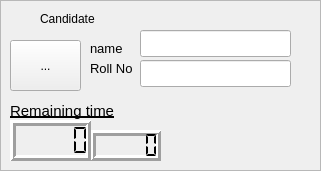
   <widget class="QFrame" name="frame_5">
    <property name="geometry">
     <rect>
      <x>850</x>
      <y>20</y>
      <width>321</width>
      <height>171</height>
     </rect>
    </property>
    <property name="styleSheet">
     <string notr="true">border-color: rgb(0, 0, 0);</string>
    </property>
    <property name="frameShape">
     <enum>QFrame::StyledPanel</enum>
    </property>
    <property name="frameShadow">
     <enum>QFrame::Raised</enum>
    </property>
    <widget class="QLabel" name="label_10">
     <property name="geometry">
      <rect>
       <x>90</x>
       <y>40</y>
       <width>51</width>
       <height>17</height>
      </rect>
     </property>
     <property name="palette">
      <palette>
       <active>
        <colorrole role="WindowText">
         <brush brushstyle="SolidPattern">
          <color alpha="255">
           <red>0</red>
           <green>0</green>
           <blue>0</blue>
          </color>
         </brush>
        </colorrole>
       </active>
       <inactive>
        <colorrole role="WindowText">
         <brush brushstyle="SolidPattern">
          <color alpha="255">
           <red>0</red>
           <green>0</green>
           <blue>0</blue>
          </color>
         </brush>
        </colorrole>
       </inactive>
       <disabled>
        <colorrole role="WindowText">
         <brush brushstyle="SolidPattern">
          <color alpha="255">
           <red>159</red>
           <green>158</green>
           <blue>158</blue>
          </color>
         </brush>
        </colorrole>
       </disabled>
      </palette>
     </property>
     <property name="font">
      <font>
       <pointsize>10</pointsize>
      </font>
     </property>
     <property name="text">
      <string>name</string>
     </property>
    </widget>
    <widget class="QLabel" name="label_9">
     <property name="geometry">
      <rect>
       <x>40</x>
       <y>10</y>
       <width>91</width>
       <height>17</height>
      </rect>
     </property>
     <property name="palette">
      <palette>
       <active>
        <colorrole role="WindowText">
         <brush brushstyle="SolidPattern">
          <color alpha="255">
           <red>0</red>
           <green>0</green>
           <blue>0</blue>
          </color>
         </brush>
        </colorrole>
       </active>
       <inactive>
        <colorrole role="WindowText">
         <brush brushstyle="SolidPattern">
          <color alpha="255">
           <red>0</red>
           <green>0</green>
           <blue>0</blue>
          </color>
         </brush>
        </colorrole>
       </inactive>
       <disabled>
        <colorrole role="WindowText">
         <brush brushstyle="SolidPattern">
          <color alpha="255">
           <red>159</red>
           <green>158</green>
           <blue>158</blue>
          </color>
         </brush>
        </colorrole>
       </disabled>
      </palette>
     </property>
     <property name="text">
      <string>Candidate</string>
     </property>
    </widget>
    <widget class="QLabel" name="label_2">
     <property name="geometry">
      <rect>
       <x>10</x>
       <y>100</y>
       <width>151</width>
       <height>21</height>
      </rect>
     </property>
     <property name="palette">
      <palette>
       <active>
        <colorrole role="WindowText">
         <brush brushstyle="SolidPattern">
          <color alpha="255">
           <red>0</red>
           <green>0</green>
           <blue>0</blue>
          </color>
         </brush>
        </colorrole>
       </active>
       <inactive>
        <colorrole role="WindowText">
         <brush brushstyle="SolidPattern">
          <color alpha="255">
           <red>0</red>
           <green>0</green>
           <blue>0</blue>
          </color>
         </brush>
        </colorrole>
       </inactive>
       <disabled>
        <colorrole role="WindowText">
         <brush brushstyle="SolidPattern">
          <color alpha="255">
           <red>159</red>
           <green>158</green>
           <blue>158</blue>
          </color>
         </brush>
        </colorrole>
       </disabled>
      </palette>
     </property>
     <property name="font">
      <font>
       <pointsize>11</pointsize>
       <weight>50</weight>
       <italic>false</italic>
       <bold>false</bold>
       <underline>true</underline>
      </font>
     </property>
     <property name="text">
      <string>Remaining time</string>
     </property>
    </widget>
    <widget class="QLCDNumber" name="lcdNumber_2">
     <property name="enabled">
      <bool>true</bool>
     </property>
     <property name="geometry">
      <rect>
       <x>90</x>
       <y>130</y>
       <width>71</width>
       <height>31</height>
      </rect>
     </property>
     <property name="palette">
      <palette>
       <active>
        <colorrole role="WindowText">
         <brush brushstyle="SolidPattern">
          <color alpha="255">
           <red>0</red>
           <green>0</green>
           <blue>0</blue>
          </color>
         </brush>
        </colorrole>
        <colorrole role="Button">
         <brush brushstyle="SolidPattern">
          <color alpha="255">
           <red>255</red>
           <green>255</green>
           <blue>255</blue>
          </color>
         </brush>
        </colorrole>
       </active>
       <inactive>
        <colorrole role="WindowText">
         <brush brushstyle="SolidPattern">
          <color alpha="255">
           <red>0</red>
           <green>0</green>
           <blue>0</blue>
          </color>
         </brush>
        </colorrole>
        <colorrole role="Button">
         <brush brushstyle="SolidPattern">
          <color alpha="255">
           <red>255</red>
           <green>255</green>
           <blue>255</blue>
          </color>
         </brush>
        </colorrole>
       </inactive>
       <disabled>
        <colorrole role="WindowText">
         <brush brushstyle="SolidPattern">
          <color alpha="255">
           <red>159</red>
           <green>158</green>
           <blue>158</blue>
          </color>
         </brush>
        </colorrole>
        <colorrole role="Button">
         <brush brushstyle="SolidPattern">
          <color alpha="255">
           <red>255</red>
           <green>255</green>
           <blue>255</blue>
          </color>
         </brush>
        </colorrole>
       </disabled>
      </palette>
     </property>
     <property name="font">
      <font>
       <pointsize>11</pointsize>
       <weight>75</weight>
       <bold>true</bold>
      </font>
     </property>
     <property name="cursor">
      <cursorShape>ArrowCursor</cursorShape>
     </property>
     <property name="contextMenuPolicy">
      <enum>Qt::DefaultContextMenu</enum>
     </property>
     <property name="toolTip">
      <string extracomment="secondsss"/>
     </property>
     <property name="accessibleName">
      <string/>
     </property>
     <property name="autoFillBackground">
      <bool>false</bool>
     </property>
     <property name="frameShadow">
      <enum>QFrame::Raised</enum>
     </property>
     <property name="lineWidth">
      <number>3</number>
     </property>
     <property name="segmentStyle">
      <enum>QLCDNumber::Flat</enum>
     </property>
     <property name="value" stdset="0">
      <double>0.000000000000000</double>
     </property>
     <property name="intValue" stdset="0">
      <number>0</number>
     </property>
    </widget>
    <widget class="QLabel" name="label_11">
     <property name="geometry">
      <rect>
       <x>90</x>
       <y>60</y>
       <width>51</width>
       <height>17</height>
      </rect>
     </property>
     <property name="palette">
      <palette>
       <active>
        <colorrole role="WindowText">
         <brush brushstyle="SolidPattern">
          <color alpha="255">
           <red>0</red>
           <green>0</green>
           <blue>0</blue>
          </color>
         </brush>
        </colorrole>
       </active>
       <inactive>
        <colorrole role="WindowText">
         <brush brushstyle="SolidPattern">
          <color alpha="255">
           <red>0</red>
           <green>0</green>
           <blue>0</blue>
          </color>
         </brush>
        </colorrole>
       </inactive>
       <disabled>
        <colorrole role="WindowText">
         <brush brushstyle="SolidPattern">
          <color alpha="255">
           <red>159</red>
           <green>158</green>
           <blue>158</blue>
          </color>
         </brush>
        </colorrole>
       </disabled>
      </palette>
     </property>
     <property name="font">
      <font>
       <pointsize>10</pointsize>
      </font>
     </property>
     <property name="text">
      <string>Roll No</string>
     </property>
    </widget>
    <widget class="QLCDNumber" name="lcdNumber">
     <property name="enabled">
      <bool>true</bool>
     </property>
     <property name="geometry">
      <rect>
       <x>10</x>
       <y>120</y>
       <width>81</width>
       <height>41</height>
      </rect>
     </property>
     <property name="palette">
      <palette>
       <active>
        <colorrole role="WindowText">
         <brush brushstyle="SolidPattern">
          <color alpha="255">
           <red>0</red>
           <green>0</green>
           <blue>0</blue>
          </color>
         </brush>
        </colorrole>
        <colorrole role="Button">
         <brush brushstyle="SolidPattern">
          <color alpha="255">
           <red>255</red>
           <green>255</green>
           <blue>255</blue>
          </color>
         </brush>
        </colorrole>
        <colorrole role="Base">
         <brush brushstyle="SolidPattern">
          <color alpha="255">
           <red>255</red>
           <green>255</green>
           <blue>255</blue>
          </color>
         </brush>
        </colorrole>
        <colorrole role="Window">
         <brush brushstyle="SolidPattern">
          <color alpha="255">
           <red>85</red>
           <green>255</green>
           <blue>255</blue>
          </color>
         </brush>
        </colorrole>
       </active>
       <inactive>
        <colorrole role="WindowText">
         <brush brushstyle="SolidPattern">
          <color alpha="255">
           <red>0</red>
           <green>0</green>
           <blue>0</blue>
          </color>
         </brush>
        </colorrole>
        <colorrole role="Button">
         <brush brushstyle="SolidPattern">
          <color alpha="255">
           <red>255</red>
           <green>255</green>
           <blue>255</blue>
          </color>
         </brush>
        </colorrole>
        <colorrole role="Base">
         <brush brushstyle="SolidPattern">
          <color alpha="255">
           <red>255</red>
           <green>255</green>
           <blue>255</blue>
          </color>
         </brush>
        </colorrole>
        <colorrole role="Window">
         <brush brushstyle="SolidPattern">
          <color alpha="255">
           <red>85</red>
           <green>255</green>
           <blue>255</blue>
          </color>
         </brush>
        </colorrole>
       </inactive>
       <disabled>
        <colorrole role="WindowText">
         <brush brushstyle="SolidPattern">
          <color alpha="255">
           <red>159</red>
           <green>158</green>
           <blue>158</blue>
          </color>
         </brush>
        </colorrole>
        <colorrole role="Button">
         <brush brushstyle="SolidPattern">
          <color alpha="255">
           <red>255</red>
           <green>255</green>
           <blue>255</blue>
          </color>
         </brush>
        </colorrole>
        <colorrole role="Base">
         <brush brushstyle="SolidPattern">
          <color alpha="255">
           <red>85</red>
           <green>255</green>
           <blue>255</blue>
          </color>
         </brush>
        </colorrole>
        <colorrole role="Window">
         <brush brushstyle="SolidPattern">
          <color alpha="255">
           <red>85</red>
           <green>255</green>
           <blue>255</blue>
          </color>
         </brush>
        </colorrole>
       </disabled>
      </palette>
     </property>
     <property name="font">
      <font>
       <weight>75</weight>
       <bold>true</bold>
      </font>
     </property>
     <property name="toolTip">
      <string/>
     </property>
     <property name="statusTip">
      <string extracomment="time"/>
     </property>
     <property name="accessibleName">
      <string/>
     </property>
     <property name="autoFillBackground">
      <bool>false</bool>
     </property>
     <property name="frameShape">
      <enum>QFrame::Box</enum>
     </property>
     <property name="frameShadow">
      <enum>QFrame::Raised</enum>
     </property>
     <property name="lineWidth">
      <number>3</number>
     </property>
     <property name="midLineWidth">
      <number>0</number>
     </property>
     <property name="smallDecimalPoint">
      <bool>false</bool>
     </property>
     <property name="segmentStyle">
      <enum>QLCDNumber::Flat</enum>
     </property>
    </widget>
    <widget class="QLineEdit" name="lineEdit_2">
     <property name="geometry">
      <rect>
       <x>140</x>
       <y>30</y>
       <width>151</width>
       <height>27</height>
      </rect>
     </property>
    </widget>
    <widget class="QToolButton" name="toolButton_5">
     <property name="geometry">
      <rect>
       <x>10</x>
       <y>40</y>
       <width>71</width>
       <height>51</height>
      </rect>
     </property>
     <property name="text">
      <string>...</string>
     </property>
     <property name="icon">
      <iconset resource="../examapp1/images/red.qrc">
       <normaloff>:/new/prefix1/candidate</normaloff>:/new/prefix1/candidate</iconset>
     </property>
    </widget>
    <widget class="QLineEdit" name="lineEdit_3">
     <property name="geometry">
      <rect>
       <x>140</x>
       <y>60</y>
       <width>151</width>
       <height>27</height>
      </rect>
     </property>
    </widget>
   </widget>
